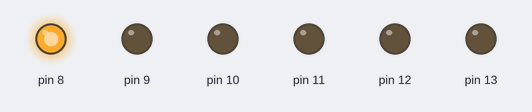
Recording of a sketch running on a simulated Arduino Uno, built with avr-gcc and run on an emulated ATmega328P. Shown: output pins drawn as LEDs (lit = HIGH).

Above: at 0.05 s.
At 0.55 s:
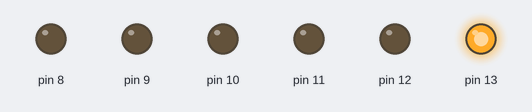
At 0.75 s:
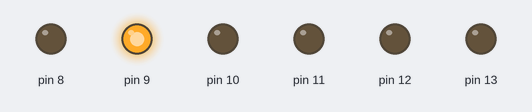
At 1.45 s:
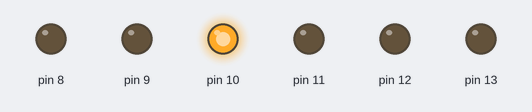
At 2.15 s:
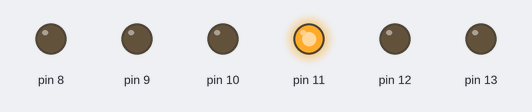
At 2.85 s:
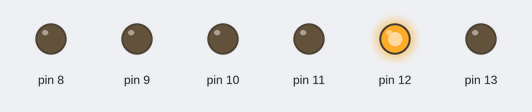
Timing chart, 0 to 3.1 s (numbered marks = the images above):
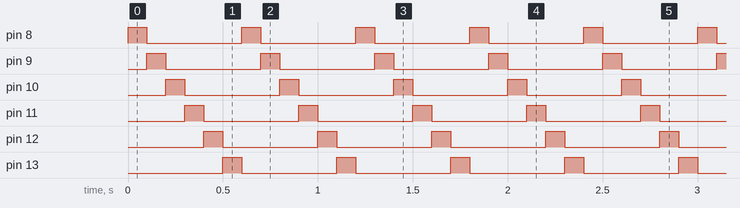

Measured:
- by itself, pin 8–13: alternates HIGH for 0.10 s and LOW for 0.50 s
- by itself, everything shown: repeats every 0.60 s, in 6 steps

The sketch:

Harjoitus_8c_teemu_maenpaa.ino
```cpp
byte siirros = 1;
void setup() {
 DDRB = B111111;
 PORTB = B000000;

}

void loop() {
  PORTB = siirros;
  siirros <<=1;
  delay(100);

  if(siirros > 32)
  {
    siirros = 1;
  }
}
```
